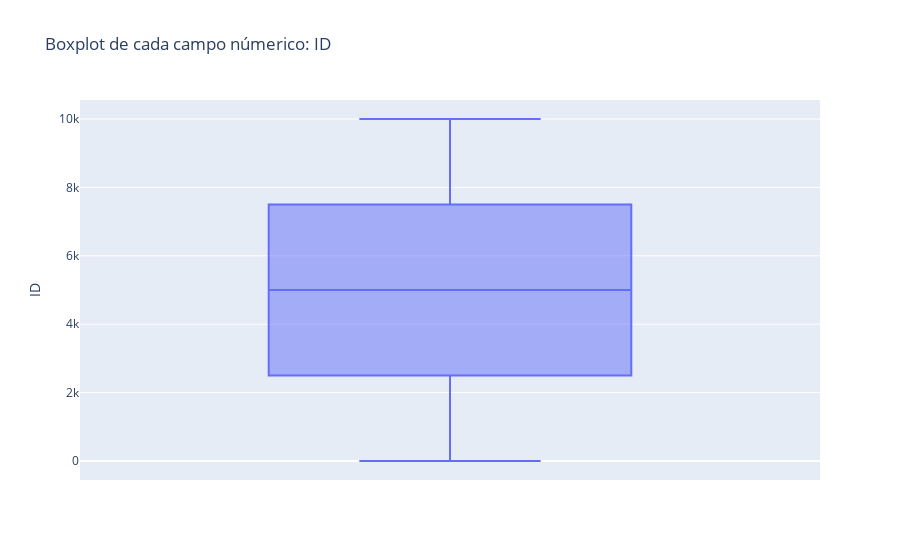
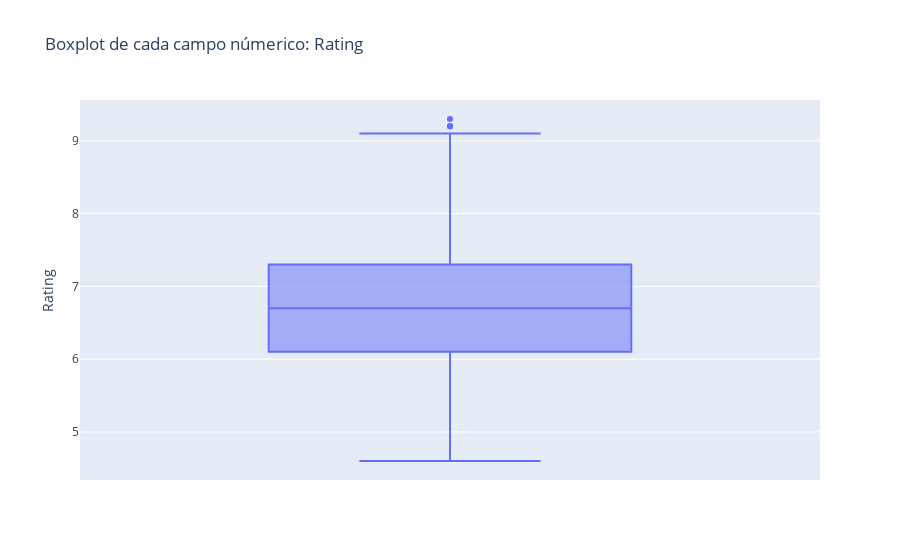
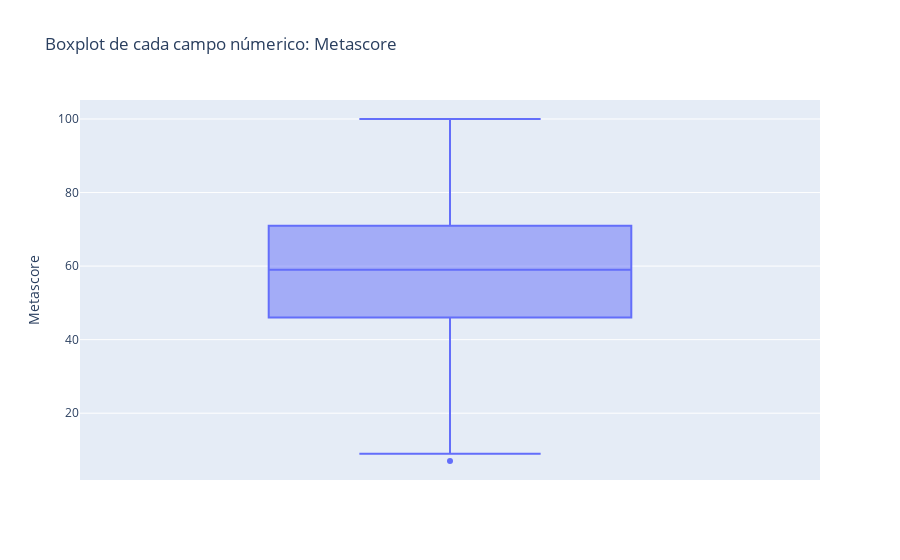
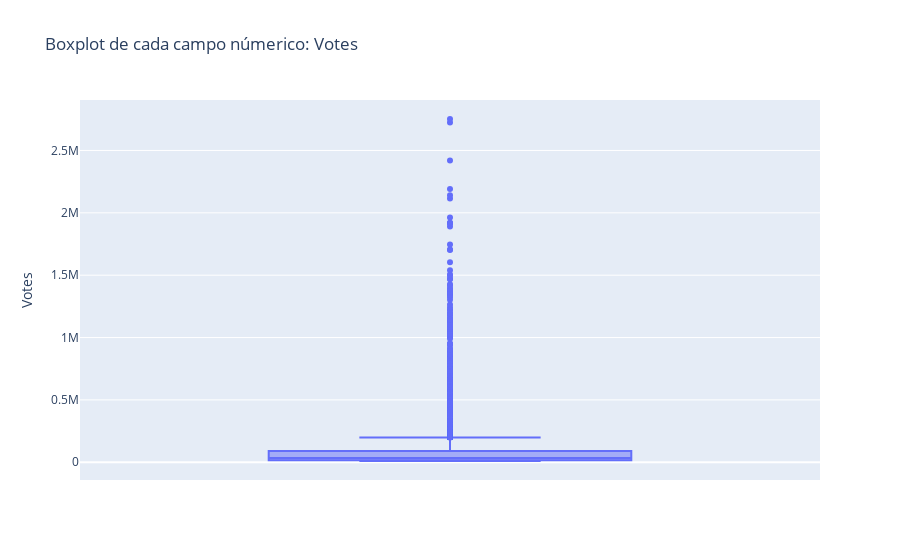

The code cell stored with these charts, in order, in its notebook:
### Code cell
# Seleccionar sólo columnas númericas
numeric_columns = dataset.select_dtypes(include='number').columns

# Crear un boxplot para cada columna númerica del dataset
for column in numeric_columns:
    fig = px.box(dataset, y=column, title=f'Boxplot de cada campo númerico: {column}')
    fig.show()

### Figure 1 — Plotly figure (JSON) as saved in the notebook; plotly's stock layout.template omitted (floating-point values rounded to 4 significant figures; data arrays with more than 128 entries replaced by an {"elided": "..."} marker saying what was removed)
{"data": [{"alignmentgroup": "True", "hovertemplate": "ID=%{y}<extra></extra>", "legendgroup": "", "marker": {"color": "#636efa"}, "name": "", "notched": false, "offsetgroup": "", "orientation": "v", "showlegend": false, "type": "box", "x0": " ", "xaxis": "x", "y": {"elided": "9999 int values"}, "y0": " ", "yaxis": "y"}], "layout": {"boxmode": "group", "legend": {"tracegroupgap": 0}, "title": {"text": "Boxplot de cada campo númerico: ID"}, "xaxis": {"anchor": "y", "domain": [0, 1]}, "yaxis": {"anchor": "x", "domain": [0, 1], "title": {"text": "ID"}}}}

### Figure 2 — Plotly figure (JSON) as saved in the notebook; plotly's stock layout.template omitted (floating-point values rounded to 4 significant figures; data arrays with more than 128 entries replaced by an {"elided": "..."} marker saying what was removed)
{"data": [{"alignmentgroup": "True", "hovertemplate": "Rating=%{y}<extra></extra>", "legendgroup": "", "marker": {"color": "#636efa"}, "name": "", "notched": false, "offsetgroup": "", "orientation": "v", "showlegend": false, "type": "box", "x0": " ", "xaxis": "x", "y": {"elided": "9999 float values"}, "y0": " ", "yaxis": "y"}], "layout": {"boxmode": "group", "legend": {"tracegroupgap": 0}, "title": {"text": "Boxplot de cada campo númerico: Rating"}, "xaxis": {"anchor": "y", "domain": [0, 1]}, "yaxis": {"anchor": "x", "domain": [0, 1], "title": {"text": "Rating"}}}}

### Figure 3 — Plotly figure (JSON) as saved in the notebook; plotly's stock layout.template omitted (floating-point values rounded to 4 significant figures; data arrays with more than 128 entries replaced by an {"elided": "..."} marker saying what was removed)
{"data": [{"alignmentgroup": "True", "hovertemplate": "Metascore=%{y}<extra></extra>", "legendgroup": "", "marker": {"color": "#636efa"}, "name": "", "notched": false, "offsetgroup": "", "orientation": "v", "showlegend": false, "type": "box", "x0": " ", "xaxis": "x", "y": {"elided": "9999 int values"}, "y0": " ", "yaxis": "y"}], "layout": {"boxmode": "group", "legend": {"tracegroupgap": 0}, "title": {"text": "Boxplot de cada campo númerico: Metascore"}, "xaxis": {"anchor": "y", "domain": [0, 1]}, "yaxis": {"anchor": "x", "domain": [0, 1], "title": {"text": "Metascore"}}}}

### Figure 4 — Plotly figure (JSON) as saved in the notebook; plotly's stock layout.template omitted (floating-point values rounded to 4 significant figures; data arrays with more than 128 entries replaced by an {"elided": "..."} marker saying what was removed)
{"data": [{"alignmentgroup": "True", "hovertemplate": "Votes=%{y}<extra></extra>", "legendgroup": "", "marker": {"color": "#636efa"}, "name": "", "notched": false, "offsetgroup": "", "orientation": "v", "showlegend": false, "type": "box", "x0": " ", "xaxis": "x", "y": {"elided": "9999 int values"}, "y0": " ", "yaxis": "y"}], "layout": {"boxmode": "group", "legend": {"tracegroupgap": 0}, "title": {"text": "Boxplot de cada campo númerico: Votes"}, "xaxis": {"anchor": "y", "domain": [0, 1]}, "yaxis": {"anchor": "x", "domain": [0, 1], "title": {"text": "Votes"}}}}
